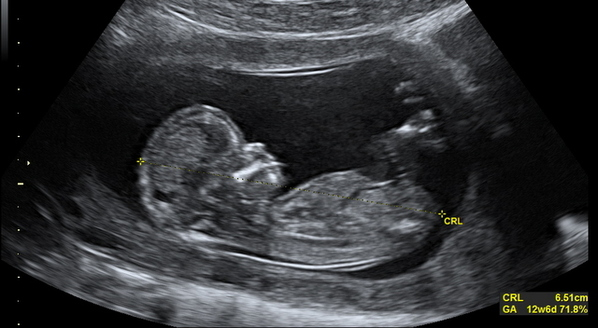
#> input picture img_1.png, 598 x 328 px
$ python teste_deia.py
#> lines starting #> are read from the running program, lines starting #| are printed output that depends on the picture; after the words box and inside, x2 and y2 are one past the last pixel; in counts of white or black regions, pixels touching at a corner belong together
import cv2
imagem = cv2.imread('img_1.png') #carrega a imagem
#> imagem is the input picture: shape (328, 598, 3); mean B, G, R 52.9, 50.7, 49.5
imagem2 = imagem
imagem2 = cv2.convertScaleAbs(imagem2, 2.0, 2.2)
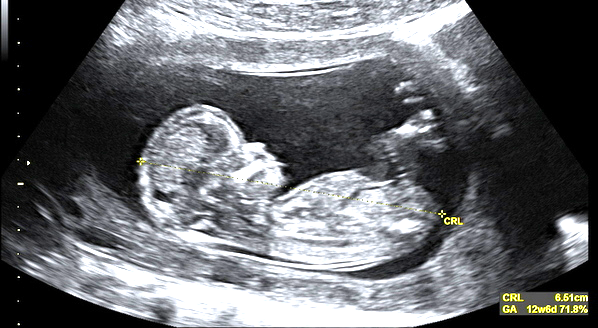
#> imagem2: shape (328, 598, 3); mean B, G, R 106.8, 103.3, 101.5

imagemcinza2 = cv2.cvtColor(imagem2, cv2.COLOR_BGR2GRAY) #transformar em escala de cinza / (imagem binarizada)

ret2, thresh2 = cv2.threshold(imagemcinza2, 127, 255, 0) # threshold - binarizar a imagem (preto e branco)
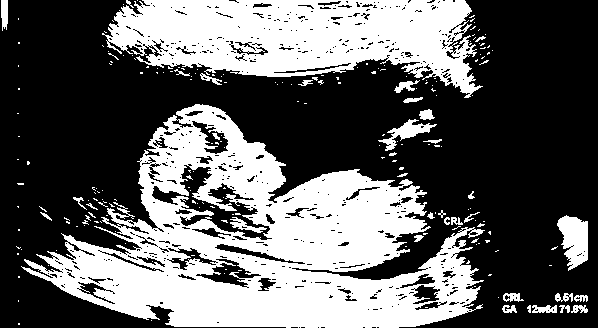
#> thresh2: shape (328, 598); 38.4% white; 217 white regions (181 under 20 px)
countours2, hierarchy2 = cv2.findContours(thresh2, cv2.RETR_TREE, cv2.CHAIN_APPROX_NONE)
#> countours2 = 893 contours, 776 with area under 20; largest, box (x1, y1, x2, y2) and area: (21, 104, 485, 328) 54710, (102, 0, 483, 98) 23660, (151, 164, 273, 241) 3198, (557, 215, 588, 271) 1082, (195, 258, 262, 288) 806

for i in countours2:
    if i.size >= 1:
        cv2.drawContours(imagem, i, -1, (1, 255, 0), 2)
#> this loop made 893 passes
#> i on passes 1, 2, 4: [[18, 323], [18, 324], [19, 324], [19, 323]], [[151, 320]], [[574, 310], [575, 309], [576, 310], [575, 311]]
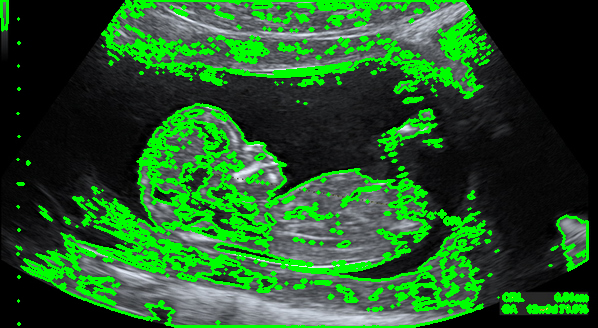
#> imagem: shape (328, 598, 3); 19.75% of pixels changed, all inside (x1, y1, x2, y2) = (0, 0, 589, 328)


cv2.imshow('imagem', imagem)
cv2.waitKey(0)
cv2.destroyAllWindows()

$ run again, with img.png copied over img_1.png
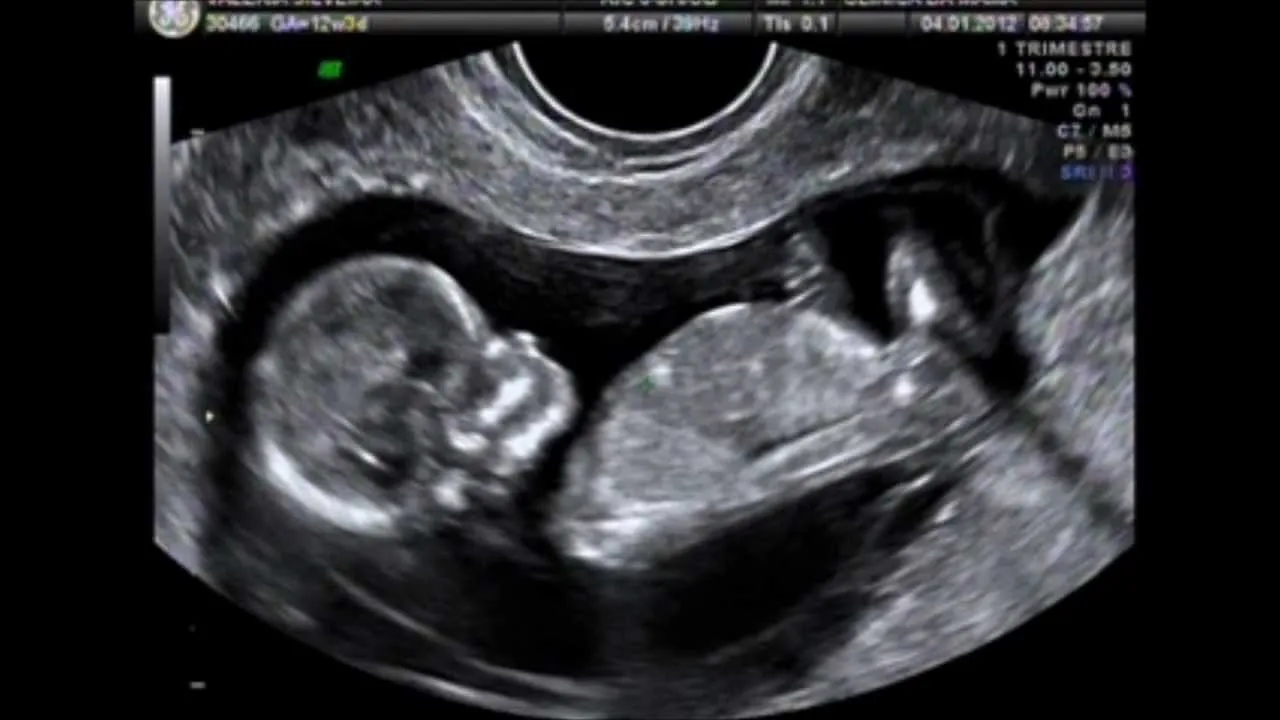
#> input picture img.png, 1280 x 720 px
#> imagem is the input picture: shape (720, 1280, 3); mean B, G, R 50.7, 47.8, 47
#> `ret2, thresh2 = cv2.threshold(imagemcinza2, 127, 255, 0)`:
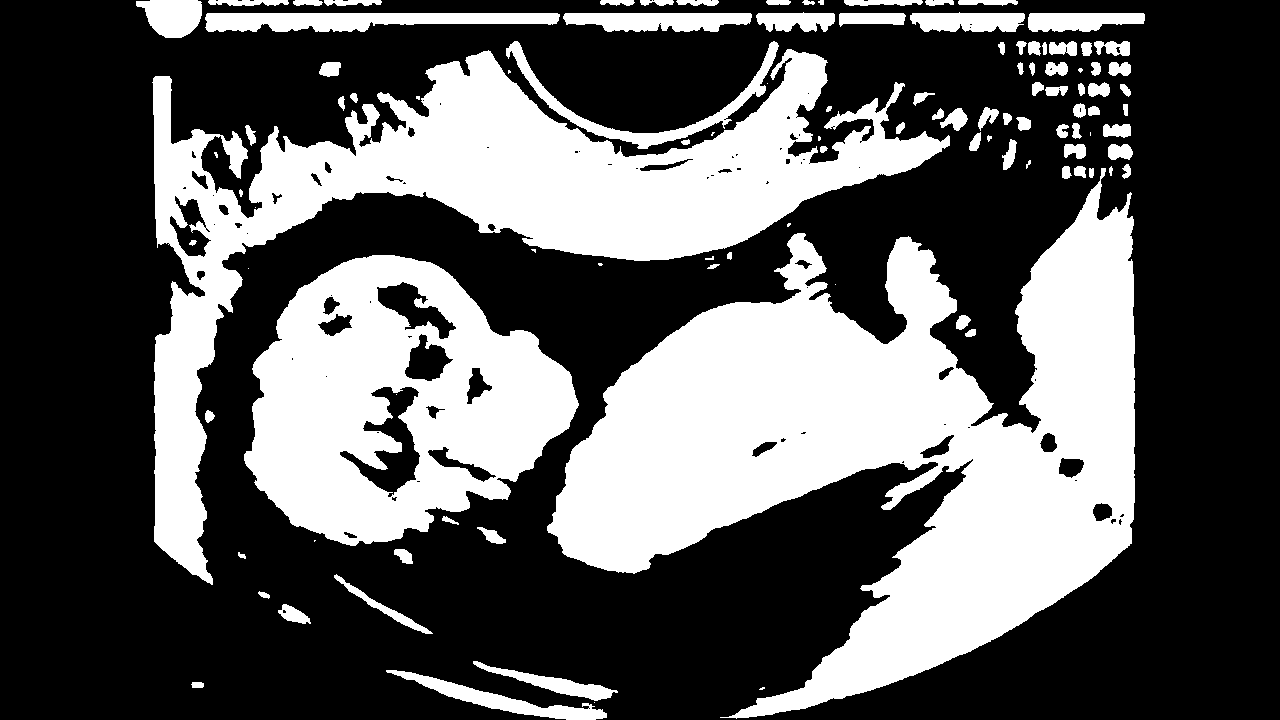
#> thresh2: shape (720, 1280); 36% white; 107 white regions (18 under 20 px)
#> countours2 = 199 contours, 82 with area under 20; largest, box (x1, y1, x2, y2) and area: (547, 168, 1135, 719) 146526, (152, 49, 950, 585) 92606, (244, 255, 579, 546) 66312, (205, 13, 560, 32) 4581, (339, 386, 421, 498) 3500
#> the loop `for i in countours2:` made 199 passes
#> i on passes 1, 5, 13: [[594, 702]], [[588, 708], [589, 707], [590, 708], [589, 709]], [[314, 540], [314, 541], [315, 540]]
#> after the loop `for i in countours2:`:
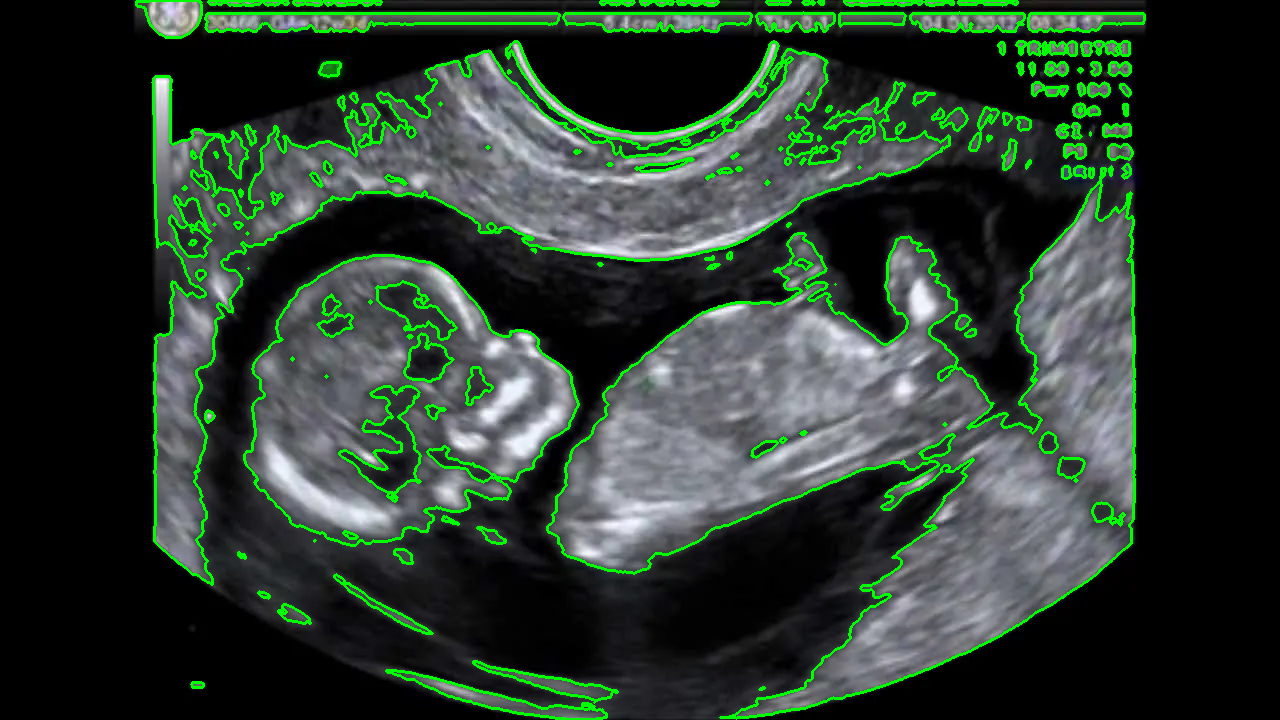
#> imagem: shape (720, 1280, 3); 5.98% of pixels changed, all inside (x1, y1, x2, y2) = (135, 0, 1146, 720)
